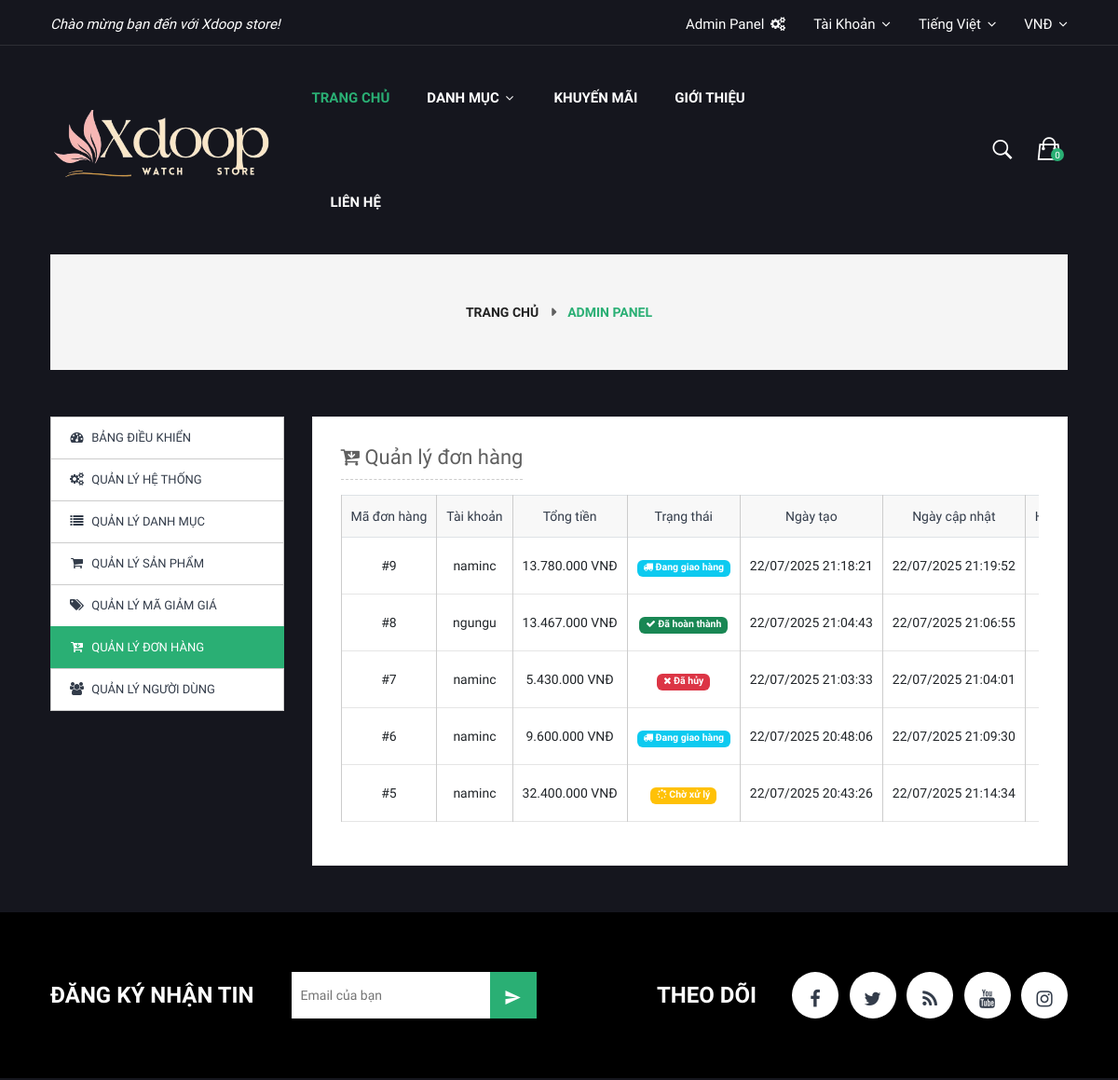
Page /admin/order/index (signed in, upper part) on the earlier database version.
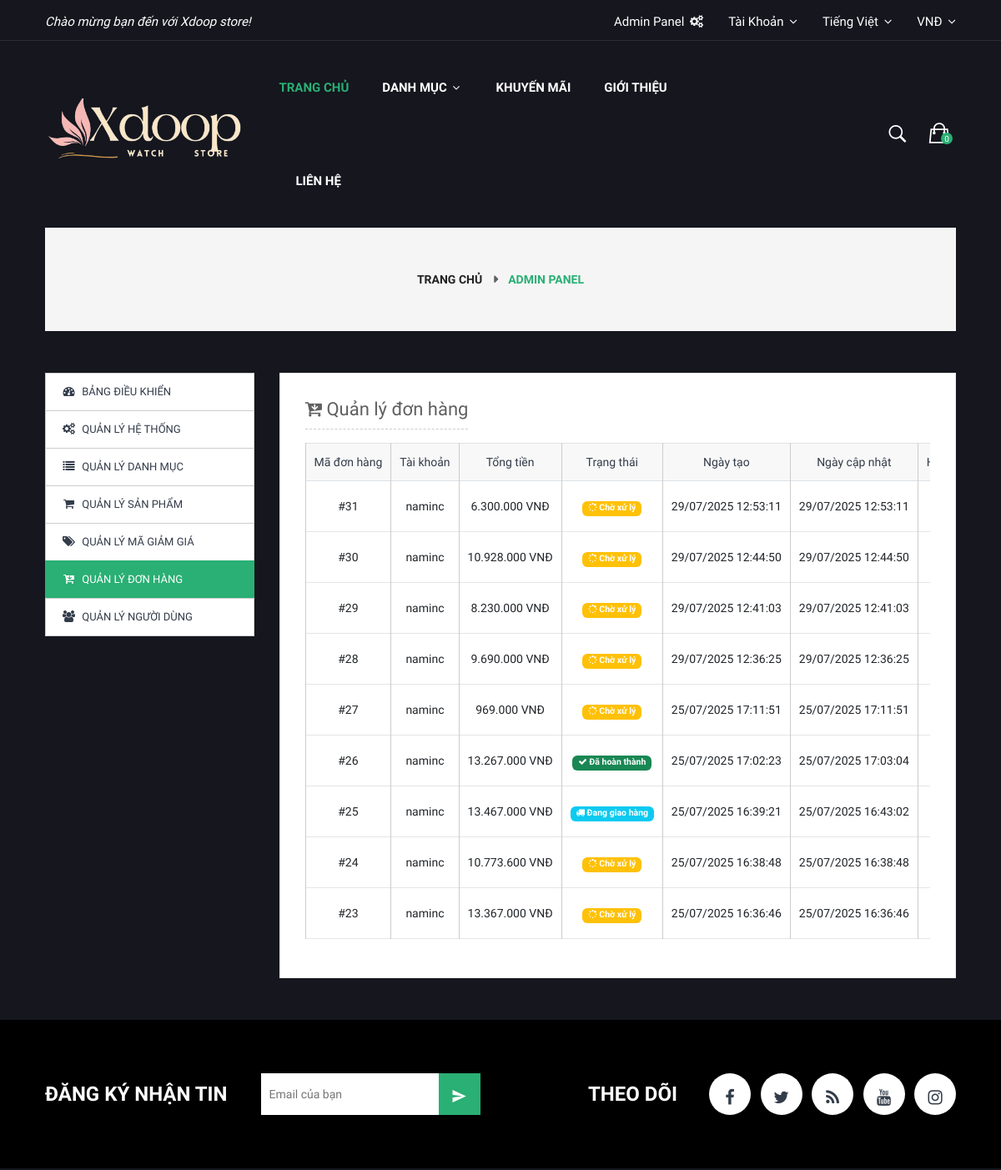
Same page on the later database version.
### tables this page shows
CREATE TABLE `settings` (
  `id` int(11) NOT NULL CHECK (`id` = 1),
  `title` varchar(255) DEFAULT NULL,
  `keyword` text NOT NULL,
  `description` text NOT NULL,
  `brand` varchar(32) NOT NULL,
  `domain` varchar(255) DEFAULT NULL,
  `owner` varchar(32) NOT NULL,
  `email` varchar(32) NOT NULL,
  `phone` varchar(32) NOT NULL,
  `address` text NOT NULL,
  `logo` varchar(255) DEFAULT NULL,
  `icon` varchar(255) NOT NULL,
  `maintenance` varchar(10) NOT NULL,
  `created_at` timestamp NOT NULL DEFAULT current_timestamp(),
  `updated_at` timestamp NOT NULL DEFAULT current_timestamp() ON UPDATE current_timestamp()
);

CREATE TABLE `orders` (
  `id` int(11) NOT NULL,
  `user_id` int(11) NOT NULL,
  `fullname` varchar(255) DEFAULT NULL,
  `phone` varchar(50) DEFAULT NULL,
  `email` varchar(255) DEFAULT NULL,
  `address` text DEFAULT NULL,
  `district` varchar(100) DEFAULT NULL,
  `city` varchar(100) DEFAULT NULL,
  `postcode` varchar(20) DEFAULT NULL,
  `note` text DEFAULT NULL,
  `payment_method` varchar(50) DEFAULT NULL,
  `total` decimal(12,2) DEFAULT NULL,
  `status` varchar(50) DEFAULT 'pending',
  `created_at` datetime DEFAULT current_timestamp(),
  `updated_at` datetime DEFAULT current_timestamp() ON UPDATE current_timestamp()
);

CREATE TABLE `users` (
  `id` int(11) NOT NULL,
  `fullname` varchar(32) NOT NULL,
  `username` varchar(50) NOT NULL,
  `password` varchar(255) NOT NULL,
  `email` varchar(100) NOT NULL,
  `phone` varchar(15) NOT NULL,
  `role` enum('admin','user') NOT NULL DEFAULT 'user',
  `status` tinyint(1) NOT NULL DEFAULT 1,
  `ip_address` varchar(45) DEFAULT NULL,
  `user_agent` text DEFAULT NULL,
  `created_at` timestamp NOT NULL DEFAULT current_timestamp(),
  `updated_at` timestamp NOT NULL DEFAULT current_timestamp() ON UPDATE current_timestamp()
);

### app/controllers/admin/OrderController.php (called while the page is built, shortened)
<?php
class OrderController extends BaseController
{
    public function __construct()
    {
        parent::__construct();
    }
    public function index()
    {
        $orderM = new Order();
        $data['orders'] = $orderM->getAll();
        $data['breadcrumbs'] = 'Quản lý đơn hàng';
        $this->view('admin/order/index', $data);
    }
}

### public/index.php (called while the page is built, shortened)
<?php
$app = new Router();
$app->run();

### app/core/Model.php (called while the page is built, shortened)
<?php
abstract class Model
{
    public function __construct()
    {
        $this->db = Database::getInstance();
    }
}

### app/core/Database.php (called while the page is built, shortened)
<?php
class Database
{
    private static $instance = null;
    private function __construct()
    {
        $host = "localhost";
        $user = "root";
        $pass = "";
        $dbname = "ruiz-watch";
        $this->conn = new mysqli($host, $user, $pass, $dbname);
    }
    public static function getInstance()
    {
        if (self::$instance === null) {
            self::$instance = new Database();
        }
        return self::$instance->conn;
    }
}

### app/models/Setting.php (called while the page is built, shortened)
<?php
class Setting extends Model
{
    public function getSetting()
    {
        $stmt = $this->db->prepare("SELECT * FROM settings LIMIT 1");
        $stmt->execute();
        return $stmt->get_result()->fetch_assoc();
    }
}

### app/models/Order.php (called while the page is built, shortened)
<?php
class Order extends Model
{
    public function getAll()
    {
        $stmt = $this->db->prepare("SELECT orders.*, users.username as user_name FROM orders LEFT JOIN users ON orders.user_id = users.id ORDER BY orders.created_at DESC");
        $stmt->execute();
        return $stmt->get_result()->fetch_all(MYSQLI_ASSOC);
    }
}

### app/views/admin/order/index.php (the view, shortened to what the rows shown need)
<?php
require_once __DIR__ . '/../../layouts/header.php';
?>
<?php require_once __DIR__ . '/../components/breadcrumb.php'; ?>
<main>
    <div class="my-account-wrapper pt-50 pb-50 pt-sm-50 pb-sm-50">
        <div class="container">
            <div class="row">
                <div class="col-lg-12">
                    <div class="myaccount-page-wrapper">
                        <div class="row">
                            <?php require_once __DIR__ . '/../components/tab.php'; ?>
                            <div class="col-lg-9 col-md-8">
                                <div class="myaccount-content">
                                    <div class="d-flex justify-content-between align-items-center mb-3">
                                        <h3 class="mb-0"><i class="fa fa-cart-arrow-down"></i> Quản lý đơn hàng</h3>
                                    </div>
                                    <div class="myaccount-table table-responsive text-center">
                                        <table class="table table-bordered">
                                            <thead class="thead-light">
                                                <tr>
                                                    <th>Mã đơn hàng</th>
                                                    <th>Tài khoản</th>
                                                    <th>Tổng tiền</th>
                                                    <th>Trạng thái</th>
                                                    <th>Ngày tạo</th>
                                                    <th>Ngày cập nhật</th>
                                                    <th>Hành động</th>
                                                </tr>
                                            </thead>
                                            <tbody>
                                                <?php
                                                if (!empty($orders)):
                                                    foreach ($orders as $item): ?>
                                                <tr>
                                                    <td>#<?= $item['id'] ?></td>
                                                    <td><?= $item['user_name'] ?></td>
                                                    <td><?= number_format($item['total'], 0, ',', '.') ?> VNĐ</td>
                                                    <td>
                                                        <?php switch ($item['status']) {
                                                            case 'pending':
                                                                echo '<span class="badge bg-warning"><i class="fa fa-spinner fa-spin"></i> Chờ xử lý</span>';
                                                                break;
                                                            case 'shipping':
                                                                echo '<span class="badge bg-info"><i class="fa fa-truck"></i> Đang giao hàng</span>';
                                                                break;
                                                            case 'completed':
                                                                echo '<span class="badge bg-success"><i class="fa fa-check"></i> Đã hoàn thành</span>';
                                                                break;
                                                            case 'cancelled':
                                                                echo '<span class="badge bg-danger"><i class="fa fa-times"></i> Đã hủy</span>';
                                                                break;
                                                        } ?>
                                                    </td>
                                                    <td><?= date('d/m/Y H:i:s', strtotime($item['created_at'])) ?></td>
                                                    <td><?= date('d/m/Y H:i:s', strtotime($item['updated_at'])) ?></td>
                                                    <td>
                                                    </td>
                                                </tr>
                                                <?php endforeach;
                                                else: ?>
                                                    <tr>
                                                        <td colspan="11" class="text-center">Không có dữ liệu</td>
                                                    </tr>
                                                <?php endif; ?>
                                            </tbody>
                                        </table>
                                    </div>
                                </div>
                            </div>
                        </div>
                    </div>
                </div>
            </div>
        </div>
    </div>
</main>
<?php require_once __DIR__ . '/../../layouts/footer.php'; ?>

### app/views/layouts/header.php (shortened to what the rows shown need)
<!DOCTYPE html>
<html class="no-js" lang="en">
<head>
    <link href="/assets/css/bootstrap.min.css" rel="stylesheet">
    <link href="/assets/css/font-awesome.min.css" rel="stylesheet">
    <link href="/assets/css/ionicons.min.css" rel="stylesheet">
    <link href="/assets/css/helper.min.css" rel="stylesheet">
    <link href="/assets/css/plugins.css" rel="stylesheet">
    <link href="/assets/css/style-green.css?v=<?php echo time(); ?>" rel="stylesheet">
    <link rel="stylesheet" href="https://cdn.jsdelivr.net/npm/sweetalert2@11/dist/sweetalert2.min.css">
</head>
<body class="theme-color-5">
    <header>
        <div class="header-top-area theme-color-5 text-center text-md-start bdr-bottom">
            <div class="container">
                <div class="row">
                    <div class="col-lg-6 col-md-5">
                        <div class="header-call-action">
                            <p>Chào mừng bạn đến với <?php echo $setting['brand']; ?> store!</p>
                        </div>
                    </div>
                    <div class="col-lg-6 col-md-7">
                        <div class="header-top-right float-md-end float-none">
                            <nav>
                                <ul>
                                    <?php if (isset($_SESSION['user']) && $_SESSION['user']['role'] == 'admin') { ?>
                                        <li>
                                            <div class="dropdown header-top-dropdown">
                                                <a id="adminpanel" href="/admin/dashboard">
                                                    Admin Panel
                                                    <i class="fa fa-cogs"></i>
                                                </a>
                                            </div>
                                        </li>
                                    <?php } ?>
                                    <li>
                                        <div class="dropdown header-top-dropdown">
                                            <a class="dropdown-toggle" id="myaccount" data-bs-toggle="dropdown" aria-haspopup="true" aria-expanded="false">
                                                Tài khoản
                                                <i class="fa fa-angle-down"></i>
                                            </a>
                                        </div>
                                    </li>
                                    <li>
                                        <div class="dropdown header-top-dropdown">
                                            <a class="dropdown-toggle" id="language" data-bs-toggle="dropdown" aria-haspopup="true" aria-expanded="false">
                                                Tiếng Việt
                                                <i class="fa fa-angle-down"></i>
                                            </a>
                                        </div>
                                    </li>
                                    <li>
                                        <div class="dropdown header-top-dropdown">
                                            <a class="dropdown-toggle" id="currency" data-bs-toggle="dropdown" aria-haspopup="true" aria-expanded="false">
                                                VNĐ
                                                <i class="fa fa-angle-down"></i>
                                            </a>
                                        </div>
                                    </li>
                                </ul>
                            </nav>
                        </div>
                    </div>
                </div>
            </div>
        </div>
        <div class="header-main sticky hm_5 theme-color-5 pt-sm-10 pb-sm-10 pt-md-10 pb-md-10">
            <div class="container">
                <div class="row align-items-center">
                    <div class="col-lg-3 col-md-6 col-6">
                        <div class="logo">
                            <a href="/">
                                <img src="<?php echo $setting['logo']; ?>" alt="Brand logo">
                            </a>
                        </div>
                    </div>
                    <div class="col-lg-6 d-none d-lg-block">
                        <div class="main-header-inner">
                            <div class="main-menu white-text">
                                <nav id="mobile-menu">
                                    <ul>
                                        <li class="active"><a href="/">Trang chủ</a>
                                        </li>
                                        <li><a href="#">Danh mục <i class="fa fa-angle-down"></i></a>
                                        </li>
                                        <li><a href="/promo">Khuyến mãi</a></li>
                                        <li><a href="/about">Giới thiệu</a></li>
                                        <li><a href="/contact">Liên hệ</a></li>
                                    </ul>
                                </nav>
                            </div>
                        </div>
                    </div>
                    <div class="col-lg-3 col-md-6 col-6 ms-auto">
                        <div class="header-setting-option setting-style-2 white-text">
                            <div class="search-wrap">
                                <button type="submit" class="search-trigger"><i class="ion-ios-search-strong"></i></button>
                            </div>
                                <div class="header-mini-cart">
                                    <div class="mini-cart-btn">
                                    <a href="/cart/index" class="text-white">
                                        <i class="ion-bag"></i>
                                        <span class="cart-notification"><?php echo $cartCount ?? 0; ?></span>
                                    </a>
                                </div>
                            </div>
                        </div>
                    </div>
                </div>
            </div>
        </div>
    </header>

Differences in the rows shown:
removed orders: id "9", user.username "naminc", total "13.780.000", status "shipping" (drawn), created_at "22/07/2025 21:18:21", updated_at "22/07/2025 21:19:52"
removed orders: id "8", user.username "ngungu", total "13.467.000", status "completed" (drawn), created_at "22/07/2025 21:04:43", updated_at "22/07/2025 21:06:55"
removed orders: id "7", user.username "naminc", total "5.430.000", status "cancelled" (drawn), created_at "22/07/2025 21:03:33", updated_at "22/07/2025 21:04:01"
removed orders: id "6", user.username "naminc", total "9.600.000", status "shipping" (drawn), created_at "22/07/2025 20:48:06", updated_at "22/07/2025 21:09:30"
removed orders: id "5", user.username "naminc", total "32.400.000", status "pending" (drawn), created_at "22/07/2025 20:43:26", updated_at "22/07/2025 21:14:34"
added orders: id "31", user.username "naminc", total "6.300.000", status "pending" (drawn), created_at "29/07/2025 12:53:11", updated_at "29/07/2025 12:53:11"
added orders: id "30", user.username "naminc", total "10.928.000", status "pending" (drawn), created_at "29/07/2025 12:44:50", updated_at "29/07/2025 12:44:50"
added orders: id "29", user.username "naminc", total "8.230.000", status "pending" (drawn), created_at "29/07/2025 12:41:03", updated_at "29/07/2025 12:41:03"
added orders: id "28", user.username "naminc", total "9.690.000", status "pending" (drawn), created_at "29/07/2025 12:36:25", updated_at "29/07/2025 12:36:25"
added orders: id "27", user.username "naminc", total "969.000", status "pending" (drawn), created_at "25/07/2025 17:11:51", updated_at "25/07/2025 17:11:51"
added orders: id "26", user.username "naminc", total "13.267.000", status "completed" (drawn), created_at "25/07/2025 17:02:23", updated_at "25/07/2025 17:03:04"
added orders: id "25", user.username "naminc", total "13.467.000", status "shipping" (drawn), created_at "25/07/2025 16:39:21", updated_at "25/07/2025 16:43:02"
added orders: id "24", user.username "naminc", total "10.773.600", status "pending" (drawn), created_at "25/07/2025 16:38:48", updated_at "25/07/2025 16:38:48"
added orders: id "23", user.username "naminc", total "13.367.000", status "pending" (drawn), created_at "25/07/2025 16:36:46", updated_at "25/07/2025 16:36:46"
